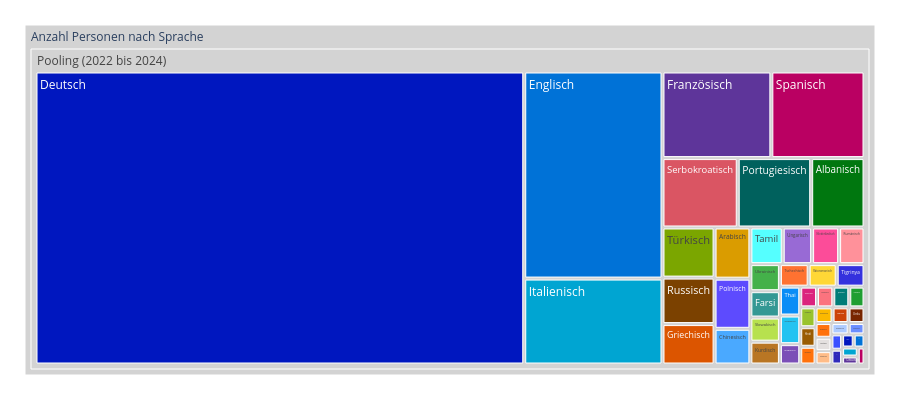

This figure's notebook cell:
### Code cell
treeMap1 = mypy_dv.plot_px_treemap(
    data=data2betested.reset_index()
    ,levels=['Zeitraum', 'Sprache']
    ,values="AnzBev"
    ,color="Sprache"
    #, color_continuous_scale='Blues'
    ,color_discrete_map=farben_dict_zc
    ,height=400
    ,width=900               
    #,margin_val_bottom=25
    ,myHeaderTitle="Anzahl Personen nach Sprache"
)
treeMap1

### Figure 1 — Plotly figure (JSON) as saved in the notebook; plotly's stock layout.template omitted (floating-point values rounded to 4 significant figures)
{"data": [{"branchvalues": "total", "customdata": [["Chinesisch"], ["Türkisch"], ["Farsi"], ["Ukrainisch"], ["Slowakisch"], ["Rumänisch"], ["Polnisch"], ["Französisch"], ["Albanisch"], ["Tagalog"], ["Amharisch"], ["Japanisch"], ["Slowenisch"], ["Bangala"], ["Englisch"], ["Rätoromanisch"], ["Serbokroatisch"], ["Arabisch"], ["Russisch"], ["Tamil"], ["Urdu"], ["Kurdisch"], ["Vietnamesisch"], ["Tschechisch"], ["Tibetisch"], ["Hindi"], ["Ungarisch"], ["Finnisch"], ["Bulgarisch"], ["Italienisch"], ["Dänisch"], ["Luxemburgisch"], ["Paschto"], ["Bosnisch"], ["Koreanisch"], ["Schwedisch"], ["Portugiesisch"], ["Bengalisch"], ["Spanisch"], ["Griechisch"], ["Niederländisch"], ["Thai"], ["Mazedonisch"], ["Litauisch"], ["Deutsch"], ["Katalanisch"], ["Hebräisch"], ["Somali"], ["Tigrinya"], ["Yue (Kantonesisch)"], ["(?)"], ["(?)"]], "domain": {"x": [0, 1], "y": [0, 1]}, "hovertemplate": "%{label}<br><br>Anzahl:<br>%{value}<extra></extra>", "ids": ["Anzahl Personen nach Sprache/Pooling (2022 bis 2024)/Chinesisch", "Anzahl Personen nach Sprache/Pooling (2022 bis 2024)/Türkisch", "Anzahl Personen nach Sprache/Pooling (2022 bis 2024)/Farsi", "Anzahl Personen nach Sprache/Pooling (2022 bis 2024)/Ukrainisch", "Anzahl Personen nach Sprache/Pooling (2022 bis 2024)/Slowakisch", "Anzahl Personen nach Sprache/Pooling (2022 bis 2024)/Rumänisch", "Anzahl Personen nach Sprache/Pooling (2022 bis 2024)/Polnisch", "Anzahl Personen nach Sprache/Pooling (2022 bis 2024)/Französisch", "Anzahl Personen nach Sprache/Pooling (2022 bis 2024)/Albanisch", "Anzahl Personen nach Sprache/Pooling (2022 bis 2024)/Tagalog", "Anzahl Personen nach Sprache/Pooling (2022 bis 2024)/Amharisch", "Anzahl Personen nach Sprache/Pooling (2022 bis 2024)/Japanisch", "Anzahl Personen nach Sprache/Pooling (2022 bis 2024)/Slowenisch", "Anzahl Personen nach Sprache/Pooling (2022 bis 2024)/Bangala", "Anzahl Personen nach Sprache/Pooling (2022 bis 2024)/Englisch", "Anzahl Personen nach Sprache/Pooling (2022 bis 2024)/Rätoromanisch", "Anzahl Personen nach Sprache/Pooling (2022 bis 2024)/Serbokroatisch", "Anzahl Personen nach Sprache/Pooling (2022 bis 2024)/Arabisch", "Anzahl Personen nach Sprache/Pooling (2022 bis 2024)/Russisch", "Anzahl Personen nach Sprache/Pooling (2022 bis 2024)/Tamil", "Anzahl Personen nach Sprache/Pooling (2022 bis 2024)/Urdu", "Anzahl Personen nach Sprache/Pooling (2022 bis 2024)/Kurdisch", "Anzahl Personen nach Sprache/Pooling (2022 bis 2024)/Vietnamesisch", "Anzahl Personen nach Sprache/Pooling (2022 bis 2024)/Tschechisch", "Anzahl Personen nach Sprache/Pooling (2022 bis 2024)/Tibetisch", "Anzahl Personen nach Sprache/Pooling (2022 bis 2024)/Hindi", "Anzahl Personen nach Sprache/Pooling (2022 bis 2024)/Ungarisch", "Anzahl Personen nach Sprache/Pooling (2022 bis 2024)/Finnisch", "Anzahl Personen nach Sprache/Pooling (2022 bis 2024)/Bulgarisch", "Anzahl Personen nach Sprache/Pooling (2022 bis 2024)/Italienisch", "Anzahl Personen nach Sprache/Pooling (2022 bis 2024)/Dänisch", "Anzahl Personen nach Sprache/Pooling (2022 bis 2024)/Luxemburgisch", "Anzahl Personen nach Sprache/Pooling (2022 bis 2024)/Paschto", "Anzahl Personen nach Sprache/Pooling (2022 bis 2024)/Bosnisch", "Anzahl Personen nach Sprache/Pooling (2022 bis 2024)/Koreanisch", "Anzahl Personen nach Sprache/Pooling (2022 bis 2024)/Schwedisch", "Anzahl Personen nach Sprache/Pooling (2022 bis 2024)/Portugiesisch", "Anzahl Personen nach Sprache/Pooling (2022 bis 2024)/Bengalisch", "Anzahl Personen nach Sprache/Pooling (2022 bis 2024)/Spanisch", "Anzahl Personen nach Sprache/Pooling (2022 bis 2024)/Griechisch", "Anzahl Personen nach Sprache/Pooling (2022 bis 2024)/Niederländisch", "Anzahl Personen nach Sprache/Pooling (2022 bis 2024)/Thai", "Anzahl Personen nach Sprache/Pooling (2022 bis 2024)/Mazedonisch", "Anzahl Personen nach Sprache/Pooling (2022 bis 2024)/Litauisch", "Anzahl Personen nach Sprache/Pooling (2022 bis 2024)/Deutsch", "Anzahl Personen nach Sprache/Pooling (2022 bis 2024)/Katalanisch", "Anzahl Personen nach Sprache/Pooling (2022 bis 2024)/Hebräisch", "Anzahl Personen nach Sprache/Pooling (2022 bis 2024)/Somali", "Anzahl Personen nach Sprache/Pooling (2022 bis 2024)/Tigrinya", "Anzahl Personen nach Sprache/Pooling (2022 bis 2024)/Yue (Kantonesisch)", "Anzahl Personen nach Sprache/Pooling (2022 bis 2024)", "Anzahl Personen nach Sprache"], "labels": ["Chinesisch", "Türkisch", "Farsi", "Ukrainisch", "Slowakisch", "Rumänisch", "Polnisch", "Französisch", "Albanisch", "Tagalog", "Amharisch", "Japanisch", "Slowenisch", "Bangala", "Englisch", "Rätoromanisch", "Serbokroatisch", "Arabisch", "Russisch", "Tamil", "Urdu", "Kurdisch", "Vietnamesisch", "Tschechisch", "Tibetisch", "Hindi", "Ungarisch", "Finnisch", "Bulgarisch", "Italienisch", "Dänisch", "Luxemburgisch", "Paschto", "Bosnisch", "Koreanisch", "Schwedisch", "Portugiesisch", "Bengalisch", "Spanisch", "Griechisch", "Niederländisch", "Thai", "Mazedonisch", "Litauisch", "Deutsch", "Katalanisch", "Hebräisch", "Somali", "Tigrinya", "Yue (Kantonesisch)", "Pooling (2022 bis 2024)", "Anzahl Personen nach Sprache"], "marker": {"colors": ["#4AA9FF", "#7BA600", "#349894", "#44B14A", "#B7E14E", "#FF919A", "#5D4BFE", "#5E359A", "#00770F", "#CC4309", "#2F2ABB", "#007C78", "#99C32E", "#0017BF", "#0072D7", "#FFD736", "#DA5563", "#DA9C00", "#7B4100", "#55FFFF", "#782600", "#B97624", "#6B8EFF", "#FF7231", "#E4E0DF", "#9A5B01", "#986AD5", "#FBB900", "#7B4FB7", "#00A5D2", "#FF720C", "#3B51FF", "#0072D7", "#FB737E", "#00A5D2", "#23C3F1", "#00615D", "#FF720C", "#BA0062", "#DC5500", "#FC4C99", "#0A8DF6", "#AECBFF", "#5E359A", "#0017BF", "#FFBC88", "#1F9E31", "#DB247D", "#3431DE", "#BA0062", "lightgrey", "lightgrey"]}, "name": "", "parents": ["Anzahl Personen nach Sprache/Pooling (2022 bis 2024)", "Anzahl Personen nach Sprache/Pooling (2022 bis 2024)", "Anzahl Personen nach Sprache/Pooling (2022 bis 2024)", "Anzahl Personen nach Sprache/Pooling (2022 bis 2024)", "Anzahl Personen nach Sprache/Pooling (2022 bis 2024)", "Anzahl Personen nach Sprache/Pooling (2022 bis 2024)", "Anzahl Personen nach Sprache/Pooling (2022 bis 2024)", "Anzahl Personen nach Sprache/Pooling (2022 bis 2024)", "Anzahl Personen nach Sprache/Pooling (2022 bis 2024)", "Anzahl Personen nach Sprache/Pooling (2022 bis 2024)", "Anzahl Personen nach Sprache/Pooling (2022 bis 2024)", "Anzahl Personen nach Sprache/Pooling (2022 bis 2024)", "Anzahl Personen nach Sprache/Pooling (2022 bis 2024)", "Anzahl Personen nach Sprache/Pooling (2022 bis 2024)", "Anzahl Personen nach Sprache/Pooling (2022 bis 2024)", "Anzahl Personen nach Sprache/Pooling (2022 bis 2024)", "Anzahl Personen nach Sprache/Pooling (2022 bis 2024)", "Anzahl Personen nach Sprache/Pooling (2022 bis 2024)", "Anzahl Personen nach Sprache/Pooling (2022 bis 2024)", "Anzahl Personen nach Sprache/Pooling (2022 bis 2024)", "Anzahl Personen nach Sprache/Pooling (2022 bis 2024)", "Anzahl Personen nach Sprache/Pooling (2022 bis 2024)", "Anzahl Personen nach Sprache/Pooling (2022 bis 2024)", "Anzahl Personen nach Sprache/Pooling (2022 bis 2024)", "Anzahl Personen nach Sprache/Pooling (2022 bis 2024)", "Anzahl Personen nach Sprache/Pooling (2022 bis 2024)", "Anzahl Personen nach Sprache/Pooling (2022 bis 2024)", "Anzahl Personen nach Sprache/Pooling (2022 bis 2024)", "Anzahl Personen nach Sprache/Pooling (2022 bis 2024)", "Anzahl Personen nach Sprache/Pooling (2022 bis 2024)", "Anzahl Personen nach Sprache/Pooling (2022 bis 2024)", "Anzahl Personen nach Sprache/Pooling (2022 bis 2024)", "Anzahl Personen nach Sprache/Pooling (2022 bis 2024)", "Anzahl Personen nach Sprache/Pooling (2022 bis 2024)", "Anzahl Personen nach Sprache/Pooling (2022 bis 2024)", "Anzahl Personen nach Sprache/Pooling (2022 bis 2024)", "Anzahl Personen nach Sprache/Pooling (2022 bis 2024)", "Anzahl Personen nach Sprache/Pooling (2022 bis 2024)", "Anzahl Personen nach Sprache/Pooling (2022 bis 2024)", "Anzahl Personen nach Sprache/Pooling (2022 bis 2024)", "Anzahl Personen nach Sprache/Pooling (2022 bis 2024)", "Anzahl Personen nach Sprache/Pooling (2022 bis 2024)", "Anzahl Personen nach Sprache/Pooling (2022 bis 2024)", "Anzahl Personen nach Sprache/Pooling (2022 bis 2024)", "Anzahl Personen nach Sprache/Pooling (2022 bis 2024)", "Anzahl Personen nach Sprache/Pooling (2022 bis 2024)", "Anzahl Personen nach Sprache/Pooling (2022 bis 2024)", "Anzahl Personen nach Sprache/Pooling (2022 bis 2024)", "Anzahl Personen nach Sprache/Pooling (2022 bis 2024)", "Anzahl Personen nach Sprache/Pooling (2022 bis 2024)", "Anzahl Personen nach Sprache", ""], "root": {"color": "grey"}, "type": "treemap", "values": [2350, 4800, 1430, 1470, 1310, 1710, 3300, 17330, 6800, 460, 290, 610, 560, 280, 52630, 1160, 9600, 3370, 4450, 2180, 460, 1240, 330, 1190, 390, 550, 1980, 490, 760, 21840, 430, 300, 260, 620, 260, 1070, 9370, 500, 14830, 3870, 1820, 1080, 360, 230, 263280, 390, 580, 640, 1150, 210, 446570, 446570]}], "layout": {"height": 400, "legend": {"tracegroupgap": 0}, "margin": {"b": 25, "l": 25, "r": 25, "t": 25}, "width": 900}}
